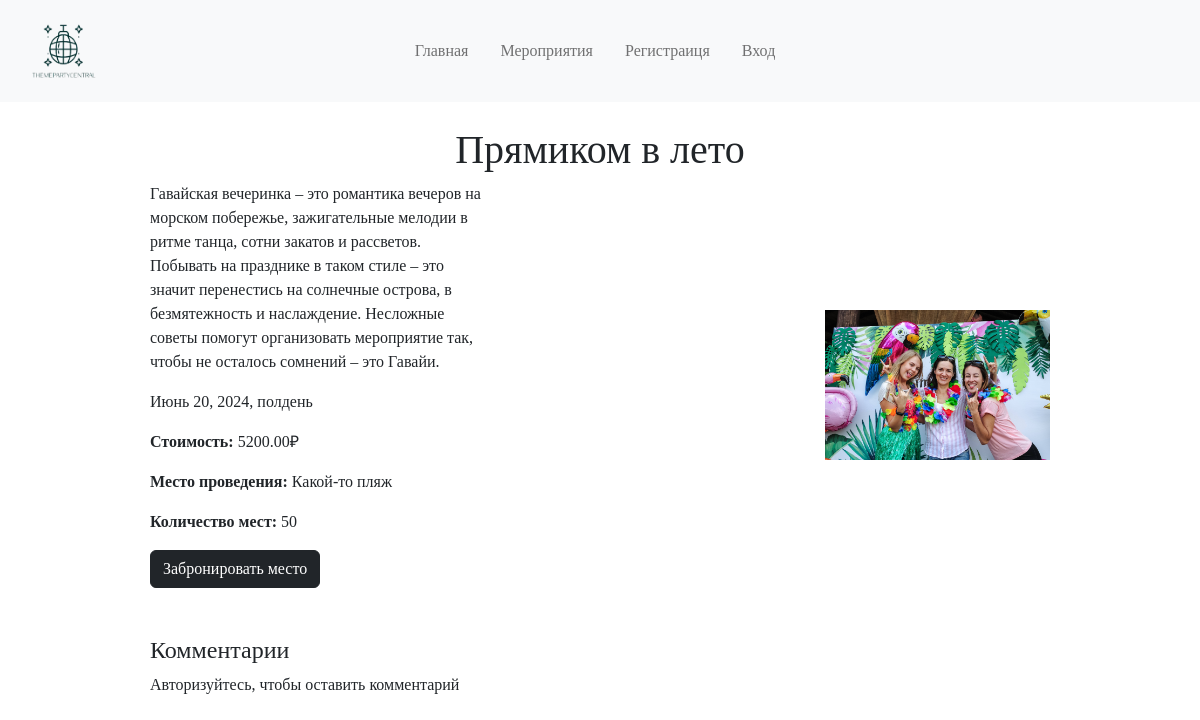
Page /events/1/ on the earlier database version.
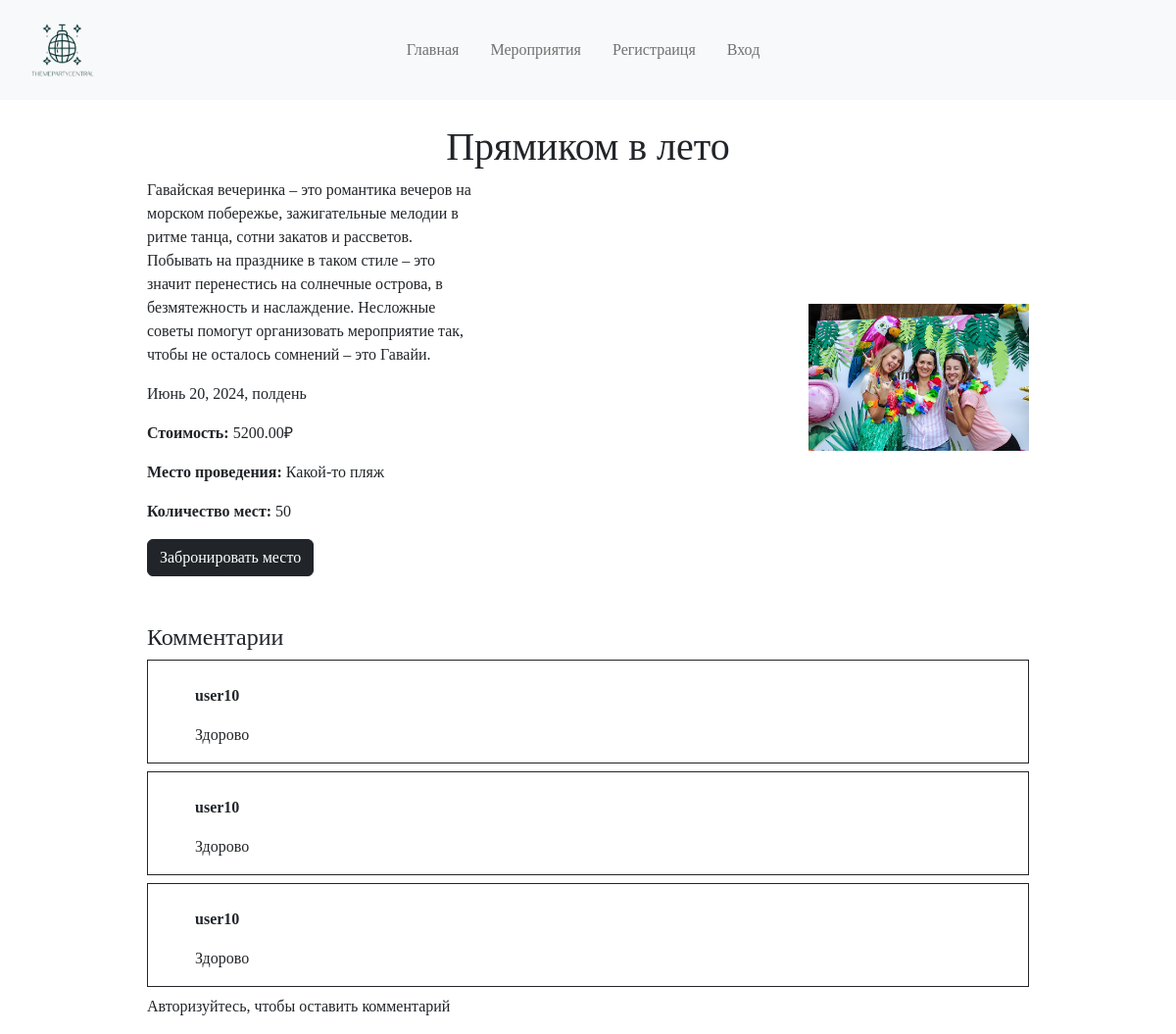
Same page on the later database version.
### events/models.py (models this page shows)
class Comment(models.Model):
    event = models.ForeignKey(Events, on_delete=models.CASCADE)
    user = models.ForeignKey(CustomUser, on_delete=models.CASCADE)
    text = models.TextField()
    created_at = models.DateTimeField(auto_now_add=True)

### register/models.py (models this page shows, shortened)
class CustomUser(AbstractUser):
    USER_TYPE_CHOICES = (
        ('P', 'Посетитель'),
        ('O', 'Организатор'),
    )
    name = models.CharField(max_length=128, verbose_name='Имя')
    email = models.EmailField(unique=True)
    account_type = models.CharField(max_length=1, choices=USER_TYPE_CHOICES, default='P', verbose_name='Тип аккаунта')
    email_verified = models.BooleanField(default=False)
    confirmation_code = models.CharField(max_length=20, blank=True, null=True)

### events/views.py (the view)
# urls.py: path('<int:pk>/', event_id_view, name='event_detail'),
def event_id_view(request, pk):
    event = get_object_or_404(Events, pk=pk)
    comments = event.comment_set.all()
    if request.method == 'POST':
        form = CommentForm(request.POST)
        if form.is_valid():
            new_comment = form.save(commit=False)
            new_comment.user = request.user
            new_comment.event = event  # изменено с pk на event
            new_comment.save()
            form = CommentForm()
    else:
        form = CommentForm()
    return render(request, 'evetns/events_detail.html', {'pk': event, 'comments': comments, 'form': form})

### events/templates/evetns/events_detail.html (shortened to what this page needs)
{% extends 'root.html' %}
{% load static %}
{% block content %}
<div class="course-detail d-flex flex-column align-items-center">
    <h1 class="text-center mt-4">{{ pk.name }}</h1>
    <div class="course-detail-block1 w-75 d-flex align-items-center">
        <div class="course-detail-bock1-content d-flex flex-row align-items-center">
            <div class="block1-description">
                <p class="block1-text w-50">{{ pk.description }}</p>
                <p class="block1-text w-50">{{ pk.date }}</p>
                <p class="block1-text w-50"><b>Стоимость: </b>{{ pk.price }}&#8381 </p>
                <p class="block1-text w-50"><b>Место проведения: </b>{{ pk.place }}</p>
                <p class="block1-text w-50"><b>Количество мест: </b>{{ pk.seats }}</p>
                {% if user.is_authenticated %}
                <a href="{% url 'events:book_event' pk.id %}"><button class="btn btn-dark">Забронировать место</button></a>
                {% else %}
                <a href="{% url 'register:login' %}"><button class="btn btn-dark">Забронировать место</button></a>
                {% endif %}
            </div>
            <img src="{{ pk.image.url }}" class="w-25">
        </div>
    </div>
    <div class="mt-5 w-75 d-flex flex-column">
    <h4>Комментарии</h4>
    {% for comment in comments %}
        <div class="border border-dark mb-2">
            <p class="fw-bold ms-5">{{ comment.user }}</p>
            <p class="ms-5">{{ comment.text }}</p>
        </div>
    {% endfor %}
    {% if user.is_authenticated %}
        <form class="comment-form mt-3" method="POST">
            {% csrf_token %}
            <textarea name="comment" class="w-100" placeholder="Оставить комментарий"></textarea>
            <button type="submit" class="btn btn-dark">Отправить</button>
        </form>
    {% else %}
        <p>Авторизуйтесь, чтобы оставить комментарий</p>
    {% endif %}
    </div>
    </div>
{% endblock %}

Differences in the rows shown:
added Comment: user "user10", text "Здорово"
added Comment: user "user10", text "Здорово"
added Comment: user "user10", text "Здорово"
